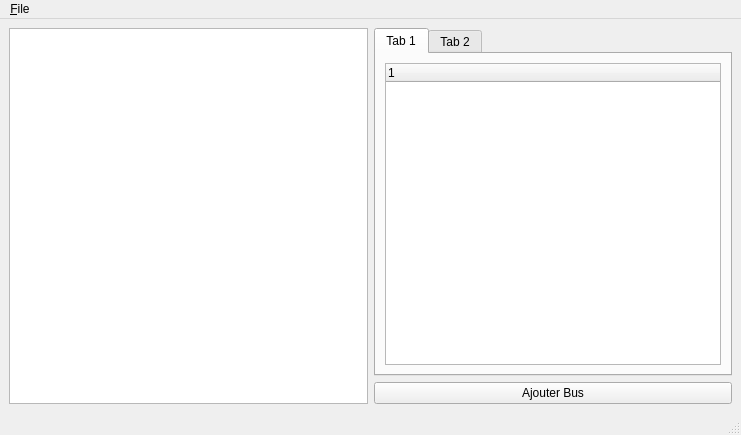
<ui version="4.0" >
 <class>MainDlg</class>
 <widget class="QMainWindow" name="MainDlg" >
  <property name="geometry" >
   <rect>
    <x>0</x>
    <y>0</y>
    <width>741</width>
    <height>435</height>
   </rect>
  </property>
  <property name="windowTitle" >
   <string>MainWindow</string>
  </property>
  <widget class="QWidget" name="centralwidget" >
   <layout class="QGridLayout" >
    <property name="margin" >
     <number>9</number>
    </property>
    <property name="spacing" >
     <number>6</number>
    </property>
    <item row="1" column="1" >
     <widget class="QPushButton" name="pushButton" >
      <property name="text" >
       <string>Ajouter Bus</string>
      </property>
     </widget>
    </item>
    <item row="0" column="1" >
     <widget class="QTabWidget" name="tabWidget" >
      <property name="currentIndex" >
       <number>0</number>
      </property>
      <widget class="QWidget" name="tab" >
       <attribute name="title" >
        <string>Tab 1</string>
       </attribute>
       <layout class="QGridLayout" >
        <property name="margin" >
         <number>9</number>
        </property>
        <property name="spacing" >
         <number>6</number>
        </property>
        <item row="0" column="0" >
         <widget class="QTreeWidget" name="treeWidget" />
        </item>
       </layout>
      </widget>
      <widget class="QWidget" name="tab_2" >
       <attribute name="title" >
        <string>Tab 2</string>
       </attribute>
      </widget>
     </widget>
    </item>
    <item rowspan="2" row="0" column="0" >
     <widget class="QGraphicsView" name="graphicsView" />
    </item>
   </layout>
  </widget>
  <widget class="QMenuBar" name="menubar" >
   <property name="geometry" >
    <rect>
     <x>0</x>
     <y>0</y>
     <width>741</width>
     <height>28</height>
    </rect>
   </property>
   <widget class="QMenu" name="menu_File" >
    <property name="title" >
     <string>&amp;File</string>
    </property>
    <addaction name="action_Quit" />
   </widget>
   <addaction name="menu_File" />
  </widget>
  <widget class="QStatusBar" name="statusbar" />
  <action name="action_Quit" >
   <property name="text" >
    <string>&amp;Quit</string>
   </property>
  </action>
 </widget>
 <resources/>
 <connections/>
</ui>
